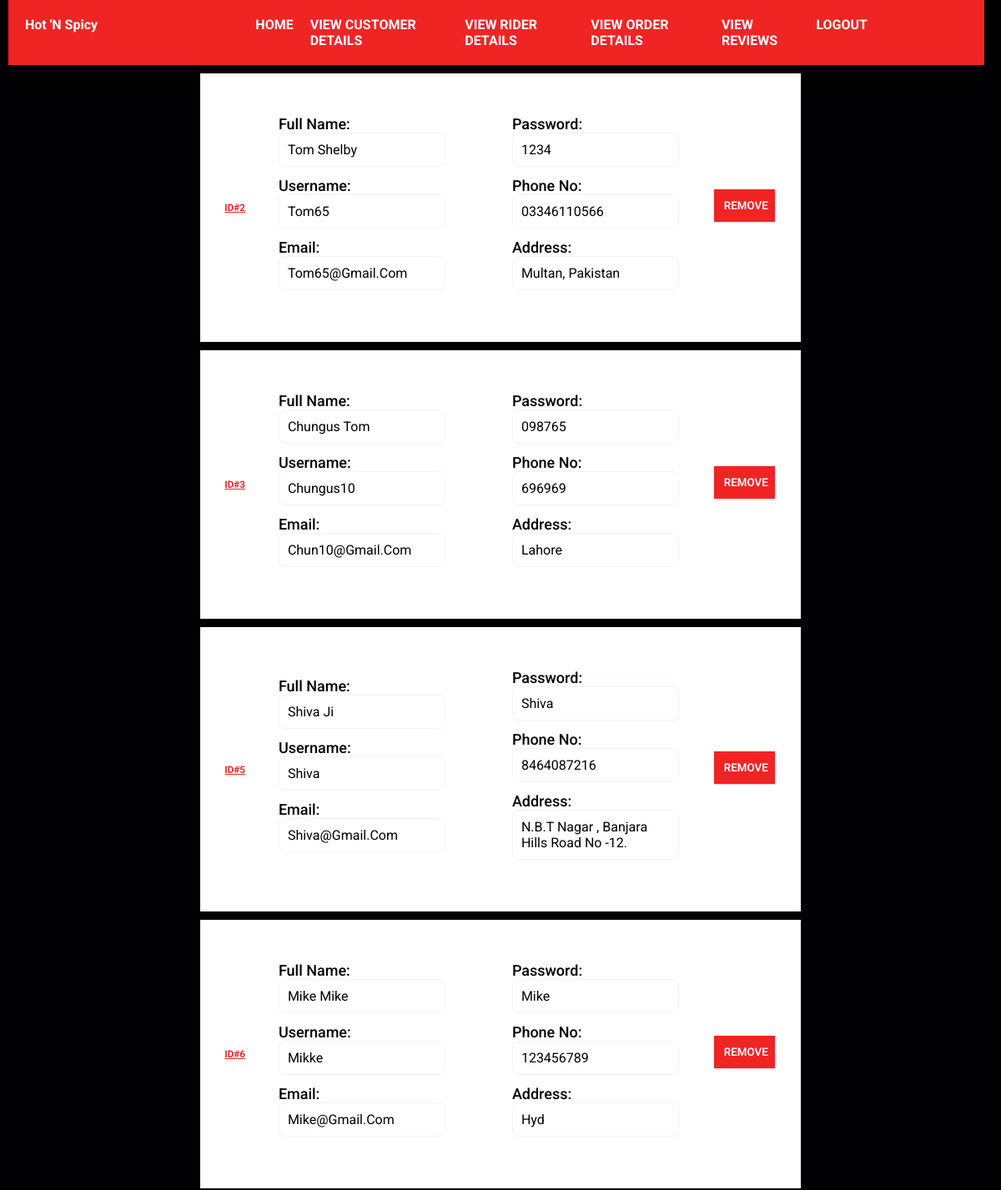
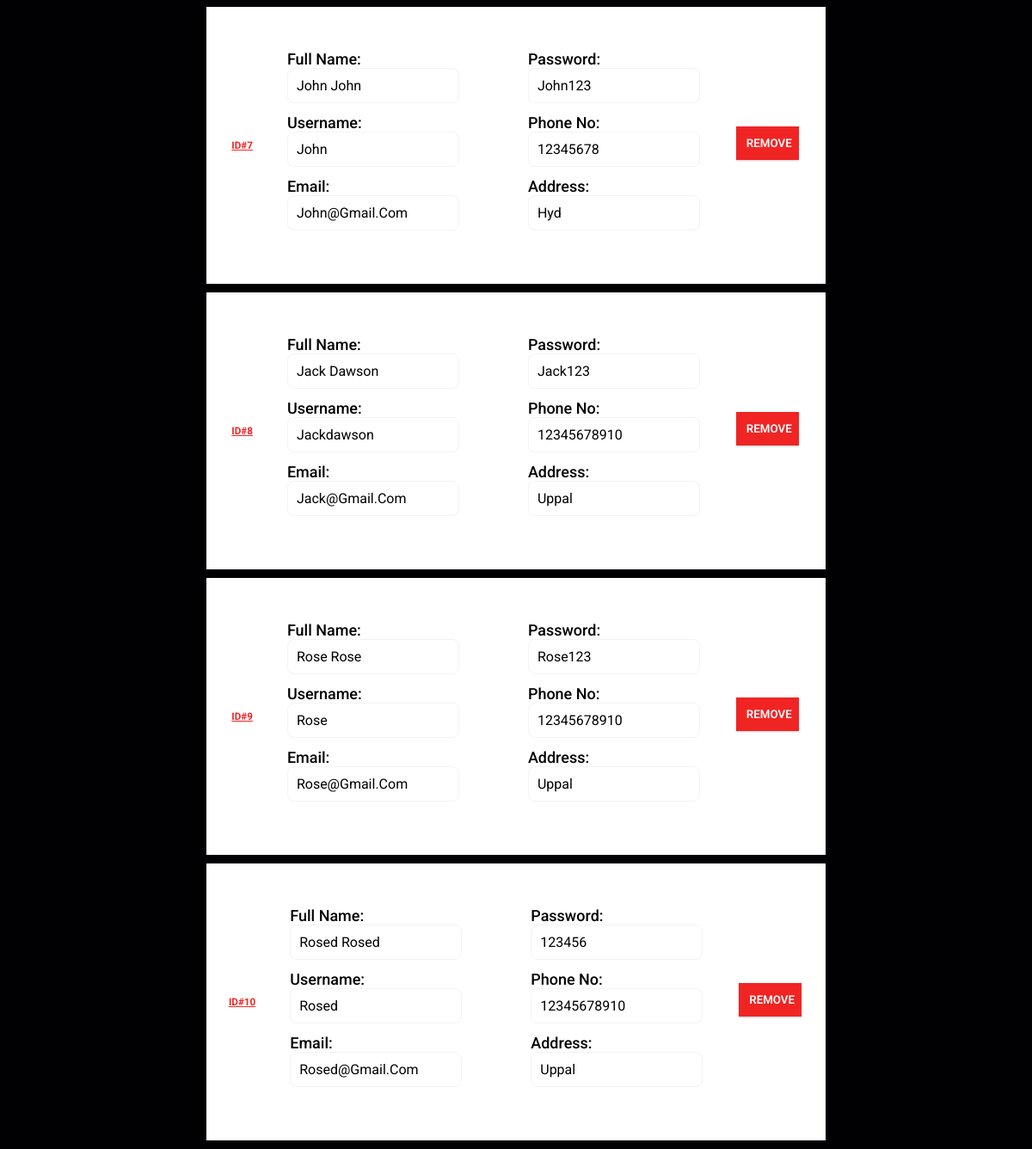
The app's page /allCustomers (signed in) with its own data (2 pictures, top to bottom).
### tables this page shows
CREATE TABLE Customers(
        customer_id    INTEGER PRIMARY KEY AUTOINCREMENT,
        phone_no       varchar (25),
        user_name      VARCHAR (30),
        first_name     VARCHAR (30),
        last_name      VARCHAR (30),
        password        VARCHAR (30),
        address        VARCHAR (100),
        email          VARCHAR (50),
        admin_id        int not null,
        FOREIGN KEY (ADMIN_ID) REFERENCES ADMIN(ADMIN_ID)
        );

### app.py (the view)
@app.route('/allCustomers')
def allCustomers():
    if "email" and "password" in session:
        customers = db.returnCustomers()
        customers = customers.fetchall()
        return render_template('userdetails.html', customers=customers)
    return redirect(url_for("adminLogin"))

### database.py (called while the page is built)
    @staticmethod
    def returnCustomers():
        connection = s.connect("foodSystem.db")
        cursor = connection.cursor()
        customers = cursor.execute("SELECT * from Customers")
        return customers

### templates/userdetails.html (shortened to what this page needs)
{% extends 'adminBase.html' %}
{% block body %}
<div class="UsersContent">
    {% for i in range(customers|length) %}
    <div class="userCard">
        <h3>ID#{{ customers[i][0] }}</h3>
    <section class="userSec1">
    <div class="firstLast">
        <span class="userlabel">
            Full Name:
        </span>
        <p>{{ customers[i][3] }} {{ customers[i][4] }}</p>
    </div>
    <div class="Uusername">
        <span class="userlabel">
            Username:
        </span>
        <p>{{ customers[i][2] }}</p>
    </div>
    <div class="Uuseremail">
        <span class="userlabel">
            Email:
        </span>
        <p>{{ customers[i][7] }}</p>
    </div>
</section>
<section class="userSec2">
    <div class="Uuserpassword">
        <span class="userlabel">
            Password:
        </span>
        <p>{{ customers[i][5] }}</p>
    </div>
    <div class="Uuserphone">
        <span class="userlabel">
            Phone No:
        </span>
        <p>{{ customers[i][1] }}</p>
    </div>
    <div class="Uuseraddress">
        <span class="userlabel">
            Address:
        </span>
        <p>{{ customers[i][6] }}</p>
    </div>
</section>
<div class="orderButton">
    <a href="/delCustomer/{{ customers[i][0] }}"><button>REMOVE</button></a>
</div>
</div>
{% endfor %}
</div>
{% endblock body %}

### static/css/adminStyle.css (style rules this page uses)
* { margin: 0; padding: 0; font-family:system-ui, -apple-system, BlinkMacSystemFont, 'Segoe UI', Roboto, Oxygen, Ubuntu, Cantarell, 'Open Sans', 'Helvetica Neue', sans-serif; }
body { background-color: #000000; }

### static/css/style.css (style rules this page uses)
:root { --main-color: #f12424; --black: #13131a; --bg: #010103; --border: .1rem solid rgba(255, 255, 255, .3); }
* { margin: 0; padding: 0; font-family:'Roboto', sans-serif; outline: none; border:none; box-sizing: border-box; text-decoration: none; text-transform: capitalize; transition: .2s linear; }
html { font-size: 62.5%; overflow-x: hidden; scroll-padding-top: 9rem; scroll-behavior: smooth; }
body { background: var(--bg); }
.orderButton { text-align: center; margin-bottom: 5px; }
.orderButton a button { font-weight: 600; padding: 12px; width: 95%; border: none; cursor: pointer; color: white; background-color: #f12424; box-shadow: 0 1px 2px rgba(0, 0, 0, 0.2); }
.userCard { display: flex; justify-content: center; align-items: center; margin-top:10px; margin-bottom:10px; background-color: white; margin-left: 20%; margin-right: 20%; padding: 50px; box-shadow: 0 1px 2px rgba(0, 0, 0, 0.2); }
.userSec1, .userSec2 { margin-left: 40px; margin-right: 40px; }
.firstLast p, .Uusername p, .Uuseremail p, .Uuserpassword p, .Uuserphone p, .Uuseraddress p { font-size: medium; padding: 10px; width: 200px; border-radius: max(0px, min(8px, ((100vw - 4px) - 100%) * 9999)) / 8px; border: 1px solid #F2F3F5; margin-bottom: 12px; }
.userlabel { font-size: large; font-weight:500; }
.userCard h3 { color:#f12424; text-decoration:underline; }

### records on screen
Customers: customer_id "2", first_name "Tom", last_name "Shelby", user_name "Tom65", email "Tom65@gmail.com", password "1234", phone_no "03346110566", address "Multan, Pakistan"
Customers: customer_id "3", first_name "Chungus", last_name "Tom", user_name "Chungus10", email "Chun10@gmail.com", password "098765", phone_no "696969", address "Lahore"
Customers: customer_id "5", first_name "Shiva", last_name "Ji", user_name "Shiva", email "Shiva@gmail.com", password "Shiva", phone_no "8464087216", address "N.B.T Nagar , Banjara Hills Road No -12."
Customers: customer_id "6", first_name "Mike", last_name "Mike", user_name "Mikke", email "Mike@gmail.com", password "Mike", phone_no "123456789", address "Hyd"
Customers: customer_id "7", first_name "John", last_name "John", user_name "John", email "John@gmail.com", password "John123", phone_no "12345678", address "Hyd"
Customers: customer_id "8", first_name "Jack", last_name "Dawson", user_name "Jackdawson", email "Jack@gmail.com", password "Jack123", phone_no "12345678910", address "Uppal"
Customers: customer_id "9", first_name "Rose", last_name "Rose", user_name "Rose", email "Rose@gmail.com", password "Rose123", phone_no "12345678910", address "Uppal"
Customers: customer_id "10", first_name "Rosed", last_name "Rosed", user_name "Rosed", email "Rosed@gmail.com", password "123456", phone_no "12345678910", address "Uppal"
